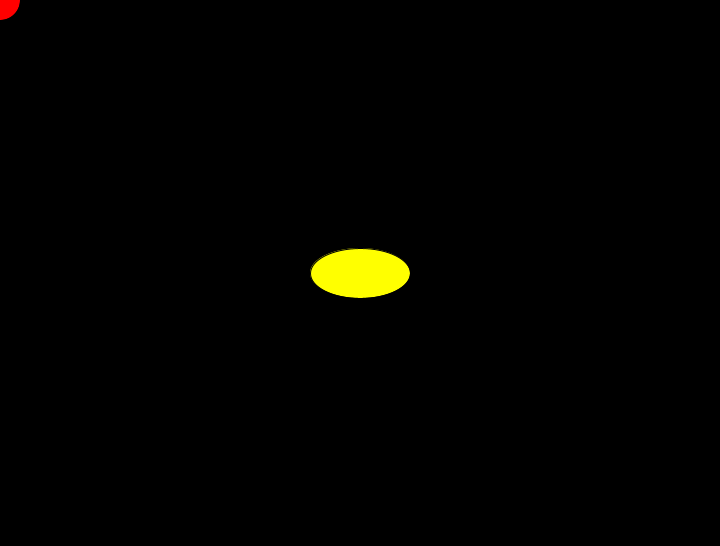
Frame 1 (no input)
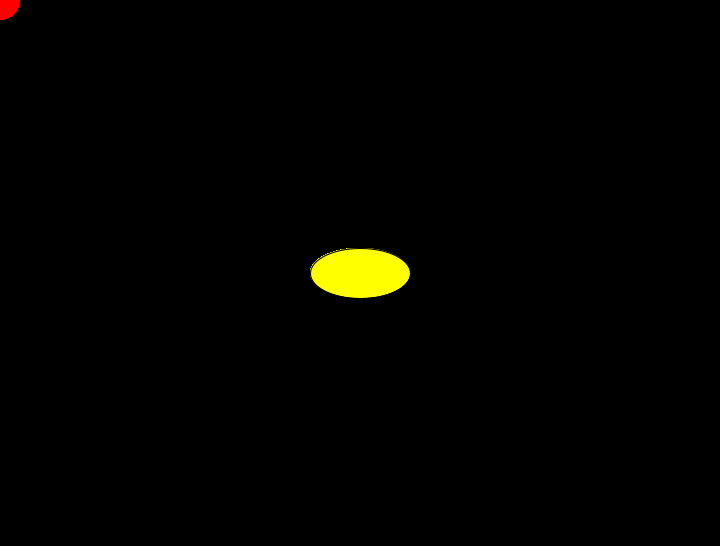
Frame 60 (the mouse pressed at the canvas centre just before this capture)
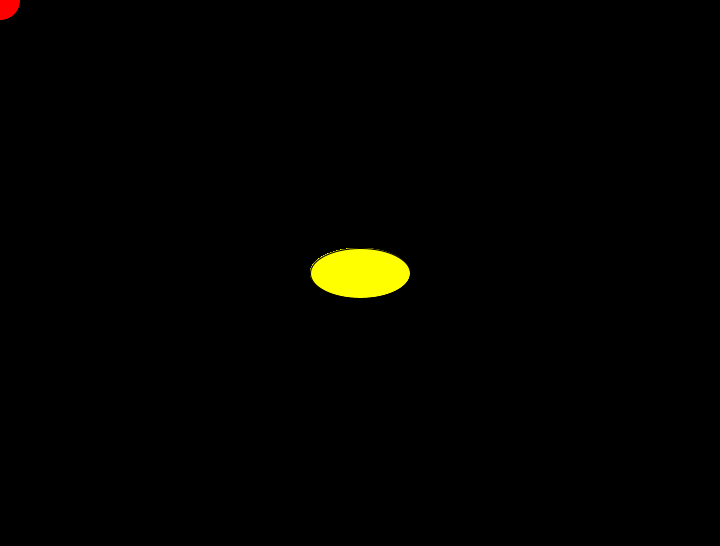
Frame 120 (the mouse held since frame 60 and released just before this capture)

The Processing sketch that drew these frames (run headless with seeded random() and noise(); from frame 60 on, the mouse is pressed at the canvas centre):

// Processing sketch: processing_6594
// ── processing_6594.pde

// Variables to  store the x,y coordinates of ellipse or circle
float circleX;
float circleY;

/* The setup function is called once at the beginning
   and is a place where you define properties of the window
   (size and background color) and also assign default values to
   variables.
*/
void setup() 
{
  /* Set size of the window using the 'size' function. 
     You can now use the processing variables 'width' and 'height' 
     anywhere in the program. 
  */
  size(720, 546);
  
  /* Set the background color of the window using the 'background'
     function. It takes R, G, B values
  
  */
  background(0, 0, 0);

  // Assign the center coordinates for drawing the ellipse.
  // We are using the width and height variables and dividing them
  // by 2
  circleX = width/2;
  circleY = height/2;
}

/* In processing the default frameRate  is 60 fps. The 'draw' function
   is called 60 times in a second to draw things on the screen.
*/
void draw()
{
  // Draws an ellipse filled with yellow color at the center of the screen
  fill(255, 255, 0);
  ellipse(circleX, circleY, 100, 50);

  // Draws a red circle at the origin. We only see a quarter of the circle
  // since we are drawing only the posivite x and y axes
  fill(255, 0, 0);
  ellipse(0, 0, 40, 40);
}
